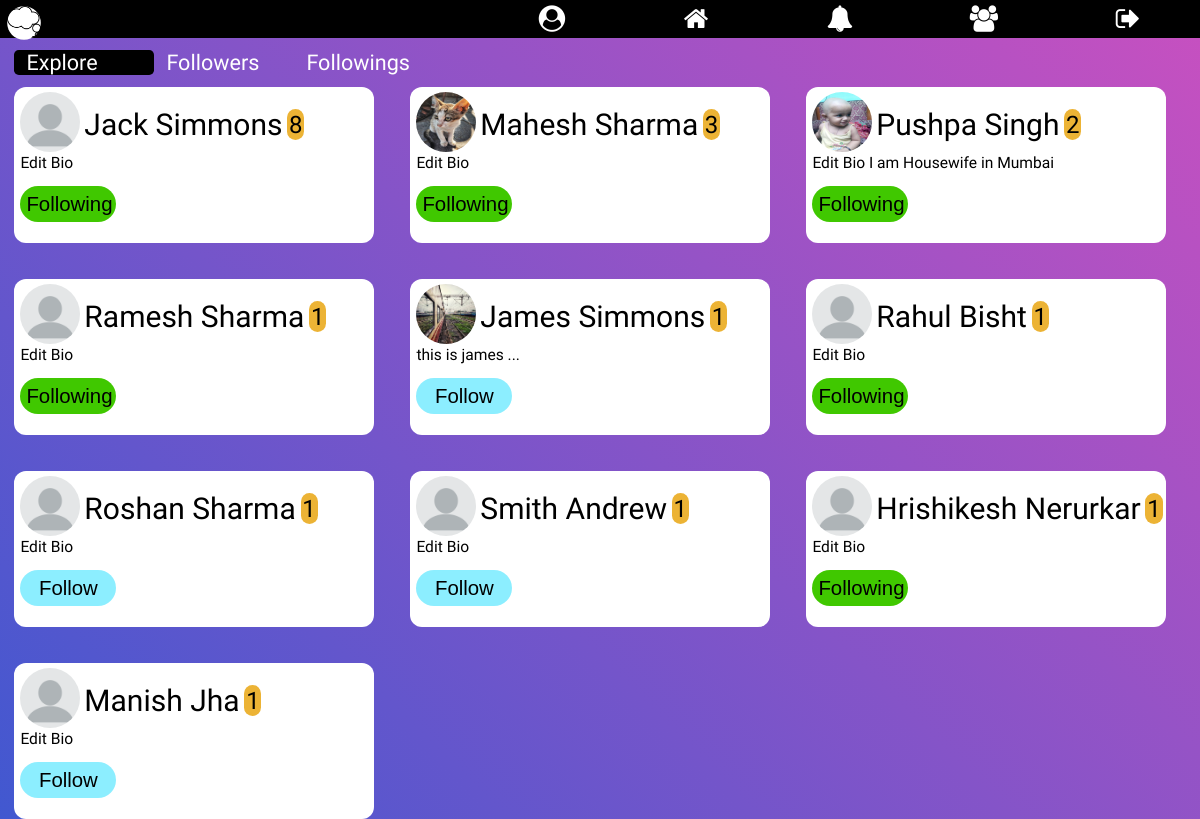
The app's page /explore/ (signed in), older data.
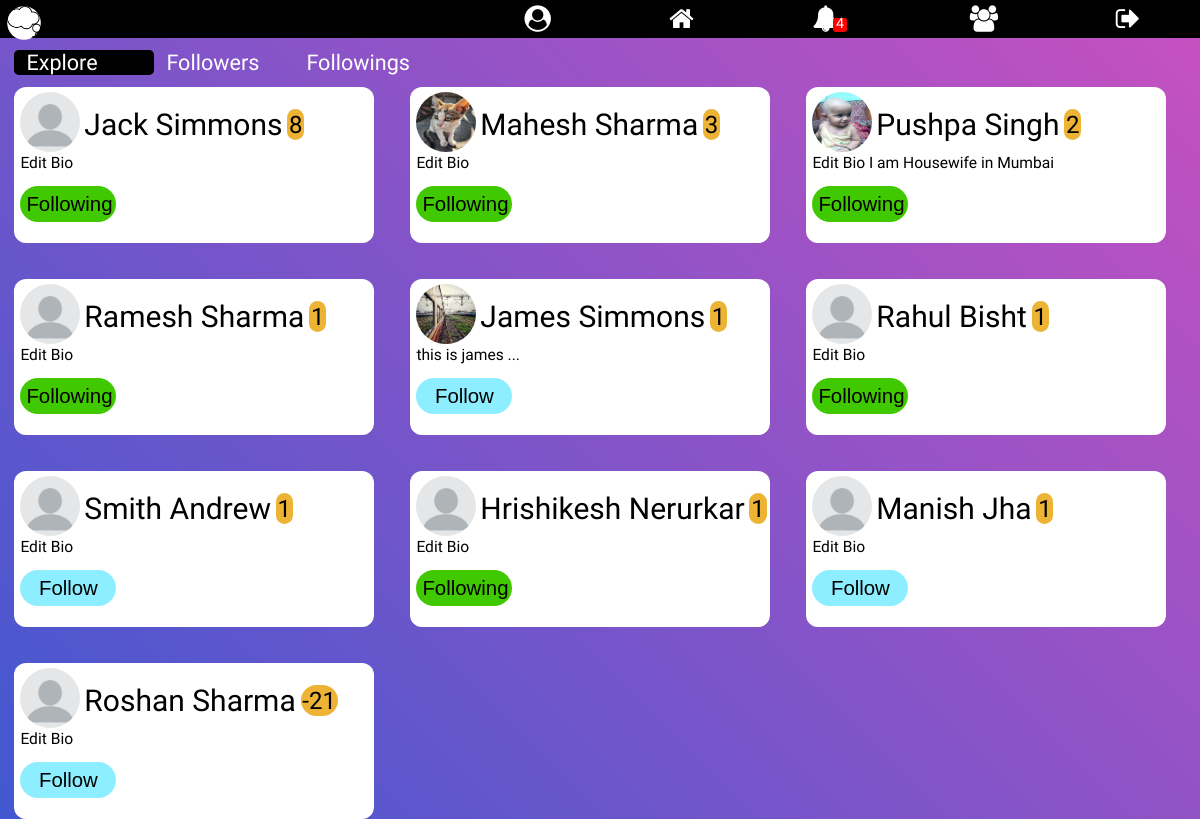
The same page, newer data.
### signup/models.py (models this page shows)
class Profile(models.Model):
    user = models.OneToOneField(User, on_delete=models.CASCADE)
    gender = models.CharField(max_length=10, blank=True)
    city = models.CharField(max_length=30, blank=True)
    date_of_birth = models.DateField(null=True, blank=True)
    level = models.IntegerField(default=1)
    bio = models.TextField(max_length=410, default='Edit Bio')
    profile_pic = models.ImageField(
        blank=True,
        help_text="Select Your Profile Image",
    )
    date_of_joining = models.DateTimeField(editable=False,
                                           default=timezone.now)
    follows = models.ManyToManyField('Profile')
    def __str__(self):
        return str(self.user)

### explore/views.py (the view)
# urls.py: path('', views.explore, name='explore'),
def explore(request):
    if request.user.is_authenticated:
        all_user = Profile.objects.all().exclude(user=request.user).order_by('-level')
        logged_in_user_profile = Profile.objects.get(user=request.user)
        context = {
            'all_user': all_user,
            'logged_in_user_profile': logged_in_user_profile,
        }
        return render(request, 'explore.html', context)
    else:
        all_user = Profile.objects.all().order_by('-level')
        return render(request, 'explore.html', {"all_user": all_user})

### Notification/context_processor.py (called while the page is built)
def pass_value(request):
    if request.user.is_authenticated:
        user_prfile = Profile.objects.get(user=request.user)
        my_notif = Notifications.objects.filter(receiver=user_prfile)
        unseen_notif_count = my_notif.filter(view=False).count()
        count = my_notif.count()
        if count >= 13:
            my_notif = my_notif[count-13:]
        context = {
            "my_notif": my_notif,
            "unseen_notif_count": unseen_notif_count
        }
        return context
    else:
        context = {}
        return context

### explore/templates/explore.html (shortened to what this page needs)
{% extends 'base.html' %}
{% block content %}
{% load static %}
<link rel="stylesheet" href="{% static 'explore/explore_style.css' %}">
  <div class="filter-menu">
    <a href="{% url 'explore' %}" id='explore' style="background-color: #000">Explore</a>
    <a href="{% url 'followers' %}" id='followers'>Followers</a>
    <a href="{% url 'followings' %}" id='followings'>Followings</a>
  </div>
  <div class="container">
    {% for user_profile in all_user %}
      <div class="user-profile">
        <a href="{% url 'profile' user_profile.id %}">
          {% if user_profile.profile_pic %}
            <img src="{{ user_profile.profile_pic.url }}" alt="Image">
          {% else %}
            <img src="{% static 'home/images/default-profile.png' %}" alt="Image">
          {% endif %}
          <span class="name">{{ user_profile.user.first_name }} {{ user_profile.user.last_name }}</span><span class="level">{{ user_profile.level }}</span>
        </a>
        <p class="bio">{{ user_profile.bio }}</p>
        {% include 'follow_section.html' %}
      </div>
    {% endfor %}
  </div>
{% endblock %}

### templates/follow_section.html (shortened to what this page needs)
<form id="follow-form{{ user_profile.id }}" class="follow-form">
  {% if user.is_authenticated %}
    <button type="button" id="follow{{ user_profile.id }}" class="follow-btn" name="button">Follow</button><br>
    {% else %}
    <button type="button" onclick="location.href='{% url 'login' %}';" id="follow{{ user_profile.id }}" class="follow-btn" name="button">Follow</button><br>
    {% endif %}
</form>

Row changes from the older to the newer data that the page shows:
changed Profile "Roshan": level "1" → "-21"; moves down the list
Text that changed along with them:
{{ unseen_notif_count }}: (not shown) → "4"
